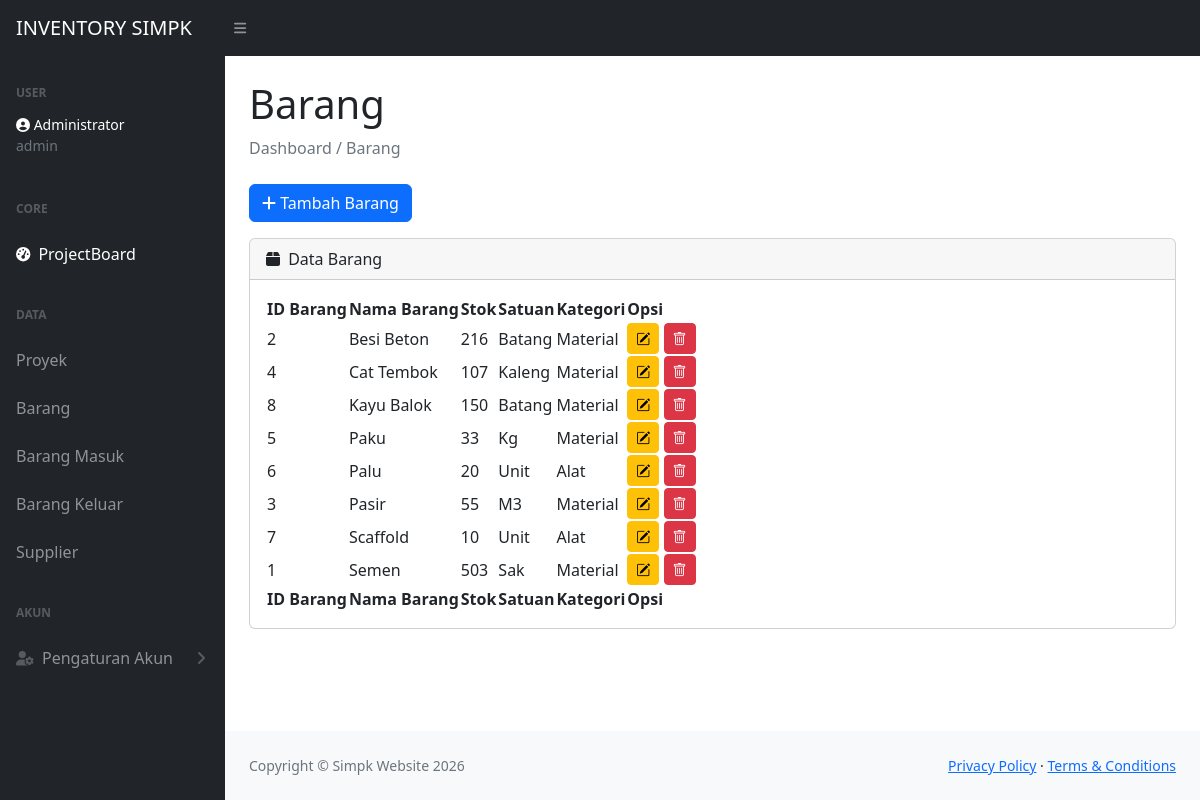
Page /barang.php (signed in) on the committed database.
### tables this page shows
CREATE TABLE `barang` (
  `id_barang` int(11) NOT NULL,
  `nama_barang` varchar(100) NOT NULL,
  `kategori` varchar(50) DEFAULT NULL,
  `satuan` varchar(20) DEFAULT NULL,
  `stok` int(11) DEFAULT 0,
  `harga` decimal(12,2) DEFAULT 0.00
);

### barang.php (the view, shortened to what this page needs)
<?php
$host = "localhost";
$user = "root";
$pass = "";
$db   = "proyek_inventory";
$conn = new mysqli($host, $user, $pass, $db);
$sql = "SELECT id_barang, nama_barang, stok, satuan, kategori
        FROM barang
        ORDER BY nama_barang ASC";
$result = $conn->query($sql);
?>
<!DOCTYPE html>
<html lang="en">
<head>
    <link href="https://cdn.jsdelivr.net/npm/simple-datatables@7.1.2/dist/style.min.css" rel="stylesheet" />
    <link href="https://cdn.jsdelivr.net/npm/bootstrap-icons/font/bootstrap-icons.css" rel="stylesheet">
    <link href="css/styles.css" rel="stylesheet" />
</head>
<body class="sb-nav-fixed">
    <?php require 'navbar.php'; ?>
    <div id="layoutSidenav">
        <div id="layoutSidenav_nav">
            <?php require 'sidebar.php'; ?>
        </div>
        <div id="layoutSidenav_content">
            <main>
                <div class="container-fluid px-4">
                    <h1 class="mt-4">Barang</h1>
                    <ol class="breadcrumb mb-4">
                        <li class="breadcrumb-item active">Dashboard / Barang</li>
                    </ol>
                    <button type="button" class="btn btn-primary mb-3" data-bs-toggle="modal" data-bs-target="#staticBackdrop">
                        <i class="fas fa-plus"></i> Tambah Barang
                    </button>
                    <div class="card mb-4">
                        <div class="card-header">
                            <i class="fas fa-box me-1"></i>
                            Data Barang
                        </div>
                        <div class="card-body">
                            <table id="datatablesSimple">
                                <thead>
                                    <tr>
                                        <th>ID Barang</th>
                                        <th>Nama Barang</th>
                                        <th>Stok</th>
                                        <th>Satuan</th>
                                        <th>Kategori</th>
                                        <th>Opsi</th>
                                    </tr>
                                </thead>
                                <tfoot>
                                    <tr>
                                        <th>ID Barang</th>
                                        <th>Nama Barang</th>
                                        <th>Stok</th>
                                        <th>Satuan</th>
                                        <th>Kategori</th>
                                        <th>Opsi</th>
                                    </tr>
                                </tfoot>
                                <tbody>
                                    <?php
                                    if ($result->num_rows > 0) {
                                        while($row = $result->fetch_assoc()) {
                                            echo "<tr>
                                                    <td>{$row['id_barang']}</td>
                                                    <td>{$row['nama_barang']}</td>
                                                    <td>{$row['stok']}</td>
                                                    <td>{$row['satuan']}</td>
                                                    <td>{$row['kategori']}</td>
                                                    <td>
                                                        <button class='btn btn-sm btn-warning'><i class='bi bi-pencil-square'></i></button>
                                                        <button class='btn btn-sm btn-danger'><i class='bi bi-trash'></i></button>
                                                    </td>
                                                  </tr>";
                                        }
                                    } else {
                                        echo "<tr><td colspan='4' class='text-center'>Tidak ada data</td></tr>";
                                    }
                                    ?>
                                </tbody>
                            </table>
                        </div>
                    </div>
                </div>
            </main>
            <footer class="py-4 bg-light mt-auto">
                <div class="container-fluid px-4">
                    <div class="d-flex align-items-center justify-content-between small">
                        <div class="text-muted">Copyright &copy; Simpk Website 2026</div>
                        <div>
                            <a href="#">Privacy Policy</a>
                            &middot;
                            <a href="#">Terms &amp; Conditions</a>
                        </div>
                    </div>
                </div>
            </footer>
        </div>
    </div>
</body>
</html>

### rows in the picture
barang: id_barang "2", nama_barang "Besi Beton", stok "216", satuan "Batang", kategori "Material"
barang: id_barang "4", nama_barang "Cat Tembok", stok "107", satuan "Kaleng", kategori "Material"
barang: id_barang "8", nama_barang "Kayu Balok", stok "150", satuan "Batang", kategori "Material"
barang: id_barang "5", nama_barang "Paku", stok "33", satuan "Kg", kategori "Material"
barang: id_barang "6", nama_barang "Palu", stok "20", satuan "Unit", kategori "Alat"
barang: id_barang "3", nama_barang "Pasir", stok "55", satuan "M3", kategori "Material"
barang: id_barang "7", nama_barang "Scaffold", stok "10", satuan "Unit", kategori "Alat"
barang: id_barang "1", nama_barang "Semen", stok "503", satuan "Sak", kategori "Material"

### other values in the picture
$_SESSION['nama'] "Administrator"
$_SESSION['role'] "admin"
